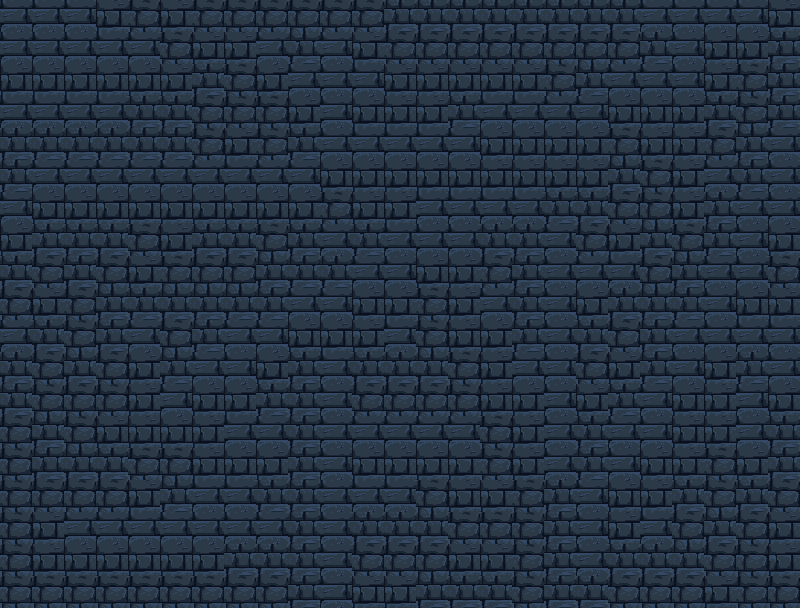

Below is a game level as drawn by its tile map, then a one-line description and the .tmx that defines it (tile-layer data replaced by summaries):
An orthogonal 25x19 tile map with 32x32 px tiles, 2 tile layers (Tiles, Spikes), 5 tilesets and 178 objects (169x Wall, 3x Spike, 3x Torch, Player, LevelEnd, ...).

<map version="1.10" tiledversion="1.11.1" orientation="orthogonal" renderorder="left-up" width="25" height="19" tilewidth="32" tileheight="32" infinite="0" nextlayerid="4" nextobjectid="221">
 <tileset firstgid="1" source="../tsx/bg.tsx" />
 <tileset firstgid="2" source="../tsx/brick_1.tsx" />
 <tileset firstgid="3" source="../tsx/spike.tsx" />
 <tileset firstgid="4" source="../tsx/brick_3.tsx" />
 <tileset firstgid="5" source="../tsx/brick_5.tsx" />
 <layer id="1" name="Tiles" width="25" height="19">
  <data>[475 cells, 475 non-empty, 4 distinct tile ids]</data>
 </layer>
 <layer id="2" name="Spikes" width="25" height="19">
  <data>[475 cells, 347 non-empty, 4 distinct tile ids]</data>
 </layer>
 <objectgroup id="3" name="Object">
  <object id="32" name="Player" x="64" y="544" width="32" height="32" />
  <object id="33" name="LevelEnd" x="800" y="512">
   <polygon points="0,0 0,64 32,64 32,0" />
  </object>
  <object id="40" name="Wall" x="0" y="576" width="32" height="32" />
  <object id="41" name="Wall" x="32" y="576" width="32" height="32" />
  <object id="42" name="Wall" x="64" y="576" width="32" height="32" />
  <object id="43" name="Wall" x="96" y="576" width="32" height="32" />
  <object id="44" name="Wall" x="128" y="576" width="32" height="32" />
  <object id="45" name="Wall" x="160" y="576" width="32" height="32" />
  <object id="46" name="Wall" x="192" y="576" width="32" height="32" />
  <object id="47" name="Wall" x="192" y="544" width="32" height="32" />
  <object id="48" name="Wall" x="192" y="512" width="32" height="32" />
  <object id="51" name="Wall" x="288" y="576" width="32" height="32" />
  <object id="52" name="Wall" x="0" y="544" width="32" height="32" />
  <object id="53" name="Wall" x="0" y="512" width="32" height="32" />
  <object id="54" name="Wall" x="0" y="480" width="32" height="32" />
  <object id="55" name="Wall" x="0" y="448" width="32" height="32" />
  <object id="56" name="Wall" x="0" y="416" width="32" height="32" />
  <object id="57" name="Wall" x="0" y="384" width="32" height="32" />
  <object id="58" name="Wall" x="0" y="352" width="32" height="32" />
  <object id="59" name="Wall" x="0" y="320" width="32" height="32" />
  <object id="60" name="Wall" x="0" y="288" width="32" height="32" />
  <object id="61" name="Wall" x="32" y="288" width="32" height="32" />
  <object id="62" name="Wall" x="64" y="256" width="32" height="32" />
  <object id="63" name="Wall" x="32" y="256" width="32" height="32" />
  <object id="64" name="Wall" x="0" y="256" width="32" height="32" />
  <object id="65" name="Wall" x="0" y="224" width="32" height="32" />
  <object id="66" name="Wall" x="32" y="224" width="32" height="32" />
  <object id="67" name="Wall" x="64" y="224" width="32" height="32" />
  <object id="68" name="Wall" x="96" y="224" width="32" height="32" />
  <object id="69" name="Wall" x="96" y="192" width="32" height="32" />
  <object id="70" name="Wall" x="64" y="192" width="32" height="32" />
  <object id="71" name="Wall" x="32" y="192" width="32" height="32" />
  <object id="72" name="Wall" x="0" y="192" width="32" height="32" />
  <object id="73" name="Wall" x="96" y="160" width="32" height="32" />
  <object id="74" name="Wall" x="64" y="160" width="32" height="32" />
  <object id="75" name="Wall" x="32" y="160" width="32" height="32" />
  <object id="76" name="Wall" x="0" y="160" width="32" height="32" />
  <object id="77" name="Wall" x="0" y="128" width="32" height="32" />
  <object id="78" name="Wall" x="32" y="128" width="32" height="32" />
  <object id="79" name="Wall" x="64" y="128" width="32" height="32" />
  <object id="80" name="Wall" x="96" y="128" width="32" height="32" />
  <object id="81" name="Wall" x="96" y="96" width="32" height="32" />
  <object id="82" name="Wall" x="64" y="96" width="32" height="32" />
  <object id="83" name="Wall" x="32" y="96" width="32" height="32" />
  <object id="84" name="Wall" x="0" y="96" width="32" height="32" />
  <object id="85" name="Wall" x="0" y="64" width="32" height="32" />
  <object id="86" name="Wall" x="32" y="64" width="32" height="32" />
  <object id="87" name="Wall" x="64" y="64" width="32" height="32" />
  <object id="88" name="Wall" x="96" y="64" width="32" height="32" />
  <object id="89" name="Wall" x="96" y="32" width="32" height="32" />
  <object id="90" name="Wall" x="32" y="32" width="32" height="32" />
  <object id="91" name="Wall" x="64" y="32" width="32" height="32" />
  <object id="92" name="Wall" x="0" y="32" width="32" height="32" />
  <object id="93" name="Wall" x="0" y="0" width="32" height="32" />
  <object id="94" name="Wall" x="32" y="0" width="32" height="32" />
  <object id="95" name="Wall" x="64" y="0" width="32" height="32" />
  <object id="96" name="Wall" x="96" y="0" width="32" height="32" />
  <object id="97" name="Wall" x="128" y="0" width="32" height="32" />
  <object id="98" name="Wall" x="128" y="64" width="32" height="32" />
  <object id="99" name="Wall" x="128" y="32" width="32" height="32" />
  <object id="100" name="Wall" x="128" y="96" width="32" height="32" />
  <object id="101" name="Wall" x="160" y="0" width="32" height="32" />
  <object id="102" name="Wall" x="160" y="64" width="32" height="32" />
  <object id="103" name="Wall" x="160" y="32" width="32" height="32" />
  <object id="104" name="Wall" x="160" y="96" width="32" height="32" />
  <object id="105" name="Wall" x="192" y="96" width="32" height="32" />
  <object id="106" name="Wall" x="192" y="64" width="32" height="32" />
  <object id="107" name="Wall" x="192" y="32" width="32" height="32" />
  <object id="108" name="Wall" x="192" y="0" width="32" height="32" />
  <object id="109" name="Wall" x="224" y="0" width="32" height="32" />
  <object id="110" name="Wall" x="224" y="32" width="32" height="32" />
  <object id="111" name="Wall" x="224" y="64" width="32" height="32" />
  <object id="112" name="Wall" x="224" y="96" width="32" height="32" />
  <object id="113" name="Wall" x="256" y="64" width="32" height="32" />
  <object id="114" name="Wall" x="256" y="32" width="32" height="32" />
  <object id="115" name="Wall" x="256" y="0" width="32" height="32" />
  <object id="116" name="Wall" x="256" y="96" width="32" height="32" />
  <object id="117" name="Wall" x="288" y="96" width="32" height="32" />
  <object id="118" name="Wall" x="288" y="64" width="32" height="32" />
  <object id="119" name="Wall" x="288" y="32" width="32" height="32" />
  <object id="120" name="Wall" x="288" y="0" width="32" height="32" />
  <object id="121" name="Wall" x="320" y="0" width="32" height="32" />
  <object id="122" name="Wall" x="352" y="0" width="32" height="32" />
  <object id="123" name="Wall" x="320" y="32" width="32" height="32" />
  <object id="124" name="Wall" x="352" y="32" width="32" height="32" />
  <object id="125" name="Wall" x="320" y="64" width="32" height="32" />
  <object id="126" name="Wall" x="384" y="0" width="32" height="32" />
  <object id="127" name="Wall" x="416" y="0" width="32" height="32" />
  <object id="128" name="Wall" x="448" y="0" width="32" height="32" />
  <object id="129" name="Wall" x="480" y="0" width="32" height="32" />
  <object id="130" name="Wall" x="512" y="0" width="32" height="32" />
  <object id="131" name="Wall" x="544" y="0" width="32" height="32" />
  <object id="132" name="Wall" x="576" y="0" width="32" height="32" />
  <object id="133" name="Wall" x="608" y="0" width="32" height="32" />
  <object id="134" name="Wall" x="640" y="0" width="32" height="32" />
  <object id="135" name="Wall" x="672" y="0" width="32" height="32" />
  <object id="136" name="Wall" x="704" y="0" width="32" height="32" />
  <object id="137" name="Wall" x="736" y="0" width="32" height="32" />
  <object id="138" name="Wall" x="768" y="0" width="32" height="32" />
  </objectgroup>
</map>
<!-- 79 of 178 objects omitted -->
